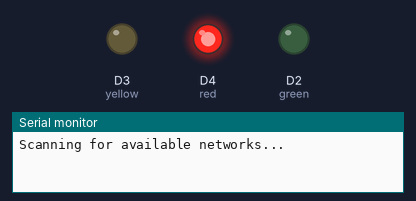
Bench run of a program on a simulated ESP8266 (NodeMCU). Parts: output pins drawn as LEDs (lit = HIGH), the last lines printed to the serial monitor. A WiFi scan finds three made-up networks.

Above: at 2.0 s.
At 5.5 s:
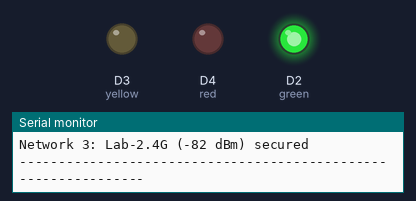
Timing chart, 0 to 10.3 s (numbered marks = the images above):
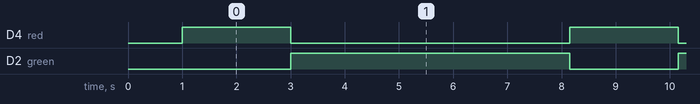

Measured:
- by itself, D4 (red): alternates HIGH for 2.0 s and LOW for 5.2 s
- by itself, D2 (green): alternates HIGH for 5.2 s and LOW for 2.0 s

The program:

main.cpp
```cpp
#include <ESP8266WiFi.h> // Include the ESP8266 WiFi library to enable Wi-Fi functionality

// Define pin numbers for the LEDs
int red = D4;
int green = D2;
int yellow = D3;

void setup() {
  // Set the pin modes for the LEDs to OUTPUT
  pinMode(red, OUTPUT);
  pinMode(green, OUTPUT);
  pinMode(yellow, OUTPUT);

  Serial.begin(115200); // Initialize serial communication at a baud rate of 115200 for debugging

  // Set WiFi mode to station mode (client mode)
  WiFi.mode(WIFI_STA);

  // Disconnect from any previously connected Wi-Fi network
  WiFi.disconnect();

  // Add a delay to give the Wi-Fi module some time to reset
  delay(1000);
}

void loop() {
  // Print a message to the serial monitor indicating that a scan for available networks is starting
  Serial.println("Scanning for available networks...");

  // Turn the red LED on to indicate that scanning is in progress
  digitalWrite(red, HIGH);

  // Turn the green LED off while scanning
  digitalWrite(green, LOW);

  // Scan for available Wi-Fi networks and store the number of networks found in 'n'
  int n = WiFi.scanNetworks();

  // Check if any networks were found
  if (n > 0) {
    // If networks are found, turn the green LED on and the red LED off
    digitalWrite(green, HIGH);
    digitalWrite(red, LOW);

    // Print the number of networks found to the serial monitor
    Serial.print(n); Serial.println(" network(s) found");

    // Loop through each found network and print its details
    for (int i = 0; i < n; ++i) {
      // Print the network number
      Serial.print("Network "); Serial.print(i + 1); Serial.print(": ");

      // Print the SSID (name) of the network
      Serial.print(WiFi.SSID(i));

      // Print the signal strength (RSSI) of the network in dBm
      Serial.print(" ("); Serial.print(WiFi.RSSI(i)); Serial.print(" dBm)");

      // Print whether the network is open or secured
      Serial.print((WiFi.encryptionType(i) == ENC_TYPE_NONE) ? " open" : " secured");

      // Print a newline character to move to the next line in the serial monitor
      Serial.println();

      // Add a small delay to avoid overwhelming the serial monitor
      delay(50);
    }
  } else {
    // If no networks are found, print a message to the serial monitor
    Serial.println("No available networks found");

    // Turn the red LED off and the green LED on to indicate that no networks were found
    digitalWrite(red, 1);
    digitalWrite(green, 0);
  }

  // Print a separator line to the serial monitor for better readability
  Serial.println("---------------------------------------------------------------");

  // Add a delay of 5000 milliseconds (5 seconds) before running the loop again
  delay(5000);
}
```
